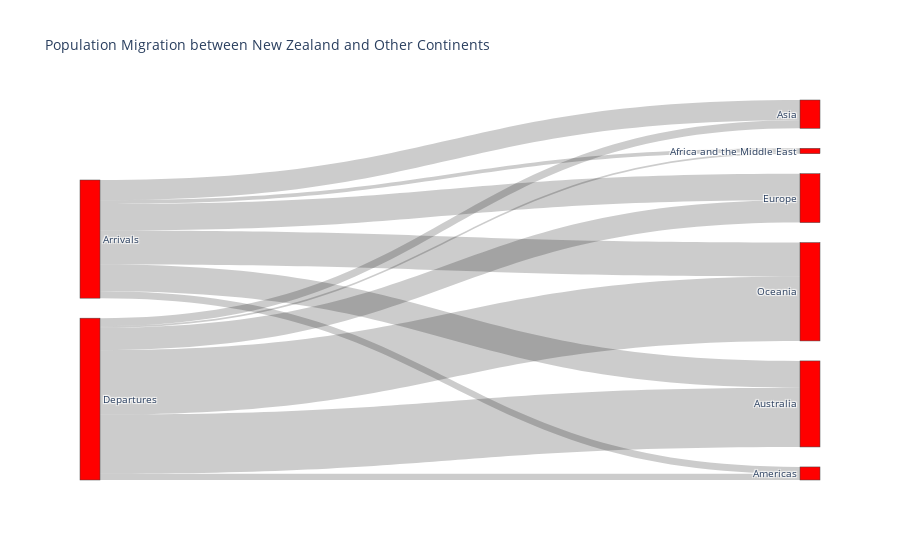

The cell this chart's notebook holds for it:
### Code cell
all_nodes = continent_wise_migration.Measure.values.tolist() + continent_wise_migration.Country.values.tolist()
source_indices = [all_nodes.index(measure) for measure in continent_wise_migration.Measure]
target_indices = [all_nodes.index(country) for country in continent_wise_migration.Country]

fig = go.Figure(data=[go.Sankey(
    # Define nodes
    node = dict(
      label =  all_nodes,
      color =  "red"
    ),

    # Add links
    link = dict(
      source =  source_indices,
      target =  target_indices,
      value =  continent_wise_migration.Value,
))])

fig.update_layout(title_text="Population Migration between New Zealand and Other Continents",
                  font_size=10)
fig.show()

### Figure 1 — Plotly figure (JSON) as saved in the notebook; plotly's stock layout.template omitted (floating-point values rounded to 4 significant figures)
{"data": [{"link": {"source": [0, 0, 0, 0, 0, 0, 6, 6, 6, 6, 6, 6], "target": [12, 13, 14, 15, 16, 17, 12, 13, 14, 15, 16, 17], "value": [149784, 267137, 795697, 1057127, 1044693, 1331987, 63555, 245915, 317603, 2325398, 877240, 2534100]}, "node": {"color": "red", "label": ["Arrivals", "Arrivals", "Arrivals", "Arrivals", "Arrivals", "Arrivals", "Departures", "Departures", "Departures", "Departures", "Departures", "Departures", "Africa and the Middle East", "Americas", "Asia", "Australia", "Europe", "Oceania", "Africa and the Middle East", "Americas", "Asia", "Australia", "Europe", "Oceania"]}, "type": "sankey"}], "layout": {"font": {"size": 10}, "title": {"text": "Population Migration between New Zealand and Other Continents"}}}
